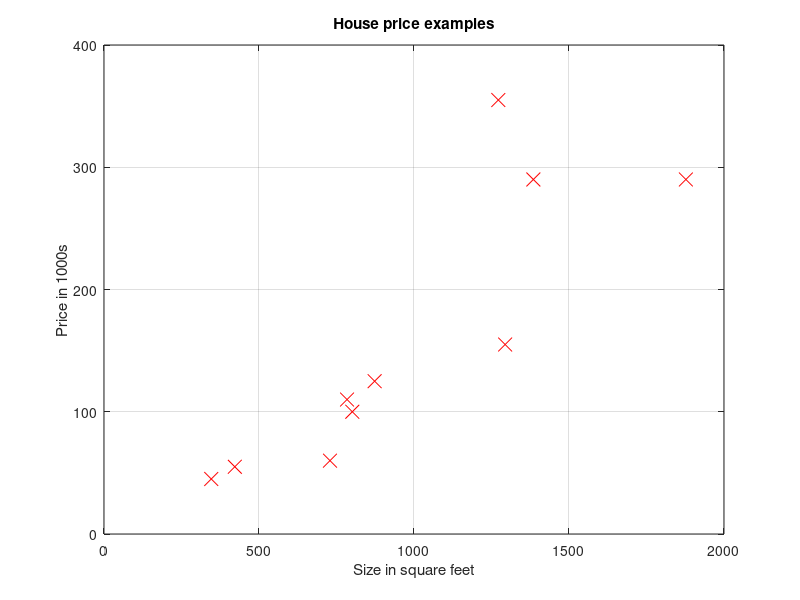

This chart was generated by the following MATLAB code: (Note: this script raises an error after producing the figure.)
%--------------------------------------------------------%
% In gradient descent, we take a starting point for theta
% and work out the cost. We can plot the cost function J
% against theta, and see how the cost changes with respect
% to theta. Gradient descent looks at whether the cost is
% increasing or decreasing, and adjusts theta accordingly.
%
% This is a step-by-step example of how the steps in 
% gradient descent work.
%--------------------------------------------------------%

% Show single steps in gradient descent, 

% Set up example data again... this time, we are assuming that the hypothesis goes
%  through the origin, so there is no need to add a column of ones to X, and we only
%  have one theta, as we are only transforming the X data values.
close all;
X = [1272; 1385; 1877; 1294; 873; 784; 801; 729; 422; 346];
y = [355; 290; 290; 155; 125; 110; 100; 60; 55; 45];

m = length(y);
theta = [0.1];

figure(1), plot(X,y,'rx','MarkerSize',10), ylabel('Price in 1000s'), xlabel('Size in square feet'), title('House price examples');
figure(1), axis([0,2000,0,400]), grid on, hold on;
% We're going to look at 5 different values of theta to begin with, and keep
%  track of them and the cost function at each point so we can plot them on a graph
theta_attempts = ones(5,1);
J_examples = ones(5,1);
gradient_values = ones(5,1);

gradient_values(1) = (1/m)*sum(X*theta - y);
J=computeCost(X, y, theta);
theta_attempts(1) = theta; %indexing in Octave/Matlab starts from 1, not 0
J_examples(1) = J;
figure(1), plot(X,X*theta,'-'), hold on;
disp('Line of best fit with theta = 0.1. Press enter to continue.');
pause;
% J =  4461.0
% gradient = -60.670 - so the cost function is decreasing, as theta is increasing. 
% If we increase theta, the cost function should decrease.

% Let's increase theta a little bit
theta = [0.101];
gradient_values(2) = (1/m)*sum(X*theta - y);
J=computeCost(X, y, theta);
theta_attempts(2) = theta;
J_examples(2) = J;
figure(1), plot(X,X*theta,'-'), hold on;
disp('Line of best fit with theta = 0.101. Press enter to continue.');
pause;
% J =  4381.8
% gradient = -59.692 - the cost function is still decreasing
% The cost function is smaller. Let's try increasing theta by a larger amount.

theta = [0.111];
gradient_values(3) = (1/m)*sum(X*theta - y);
J=computeCost(X, y, theta);
theta_attempts(3) = theta;
J_examples(3) = J;
figure(1), plot(X,X*theta,'-'), hold on;
disp('Line of best fit with theta = 0.111. Press enter to continue.');
pause;
% J =  3653.3
% gradient = -49.909 
% The cost function is much smaller again, so we can try increasing theta by a larger amount

theta = [0.211];
gradient_values(4) = (1/m)*sum(X*theta - y);
J=computeCost(X, y, theta);
theta_attempts(4) = theta;
J_examples(4) = J;
figure(1), plot(X,X*theta,'-'), hold on;
disp('Line of best fit with theta = 0.211. Press enter to continue.');
pause;
% J =  2738.4
% gradient = 47.921
% Now the cost function is smaller, but the gradient is positive, meaning that the cost
% function is increasing as theta increases. If we increase theta again, we will now
% see the cost function increase too:

theta = [0.221];
gradient_values(5) = (1/m)*sum(X*theta - y);
J=computeCost(X, y, theta);
theta_attempts(5) = theta;
J_examples(5) = J;
figure(1), plot(X,X*theta,'-'), hold on;
disp('Line of best fit with theta = 0.221. Press enter to continue.');
pause;
% J =  3283.9
% gradient = 57.704
% So the optimum value for theta is between 0.211 and 0.111

disp('The following shows theta1, the Cost Function and gradient for the examples: ');
format shortG;
disp('   theta1   |    Cost Function    |  Gradient');
disp('=================================');
disp([theta_attempts,J_examples,gradient_values]);

figure(2), plot(theta_attempts,J_examples,'rx','MarkerSize',10), xlabel('theta1'),ylabel('Cost Function'),title('The Cost Function changing with theta1');
figure(2), grid on, hold on, plot(theta_attempts,J_examples);

% Now fill in the gaps...
disp('Press enter to see the intermediate Cost Function values for theta1.');
pause;
iterations = 130;
J_change_with_theta = zeros(iterations, 1);
theta_range = zeros(iterations, 1);
theta = [0.1];
for i = 1:iterations
	theta = [theta+0.001];
	theta_range(i,:) = theta;
	J_change_with_theta(i) = computeCost(X, y, theta);
end
figure(2), hold on, plot(theta_range,J_change_with_theta,'rx','MarkerSize',5,'color','g');



% Now we're going to reset the example, and look at how gradient descent calculates
%  the theta values.

% Remember: in gradient descent we change theta a little bit each time, and we can 
% control how much / how little this is by adding a factor: alpha. Here, as theta is small
% and we are looking between 0.211 and 0.111, we don't want to change theta by a lot each time
% - we only want little steps.
% In gradient descent with one variable (one theta), we look at
% 
% new_theta = theta - (alpha/m)*sum(X*theta - y);
%
% As we've seen above, the gradients have been high (e.g. 57.704).
% If we change theta by too much each time, we might not find the minimum where the cost function
% is smallest. So we make alpha very small.
theta = [0.1];
% Extra intuition hint: try changing alpha to 0.0000005, and 0.0000015 to see what happens
% when you adjust the learning rate.
alpha = 0.0000001;
%alpha = 0.0000005;
%alpha = 0.0000015;
iterations = 100;
[theta, theta_history, J_history] = gradientDescent(X, y, theta, alpha, iterations);
% theta =  0.16890
% Looking at theta_history and J_history the final cost function is 1712.1.
disp('Press enter to see a graph of the results of running gradient descent.');
pause;

disp('Alpha is: ');
disp(alpha);
figure(3), plot(theta_history, J_history, '-'), grid on, xlabel('\theta'), ylabel('Cost Function'), title('Theta changing the Cost Function');

% Now we can see how the theta found by gradient descent fits the line of best fit to the data
disp('Press enter to see the line of best fit, using the theta value from gradient descent.');
pause;

figure(1), plot(X, X*theta, '-'), legend('Example data', 'Line of Best Fit [hypothesis]');